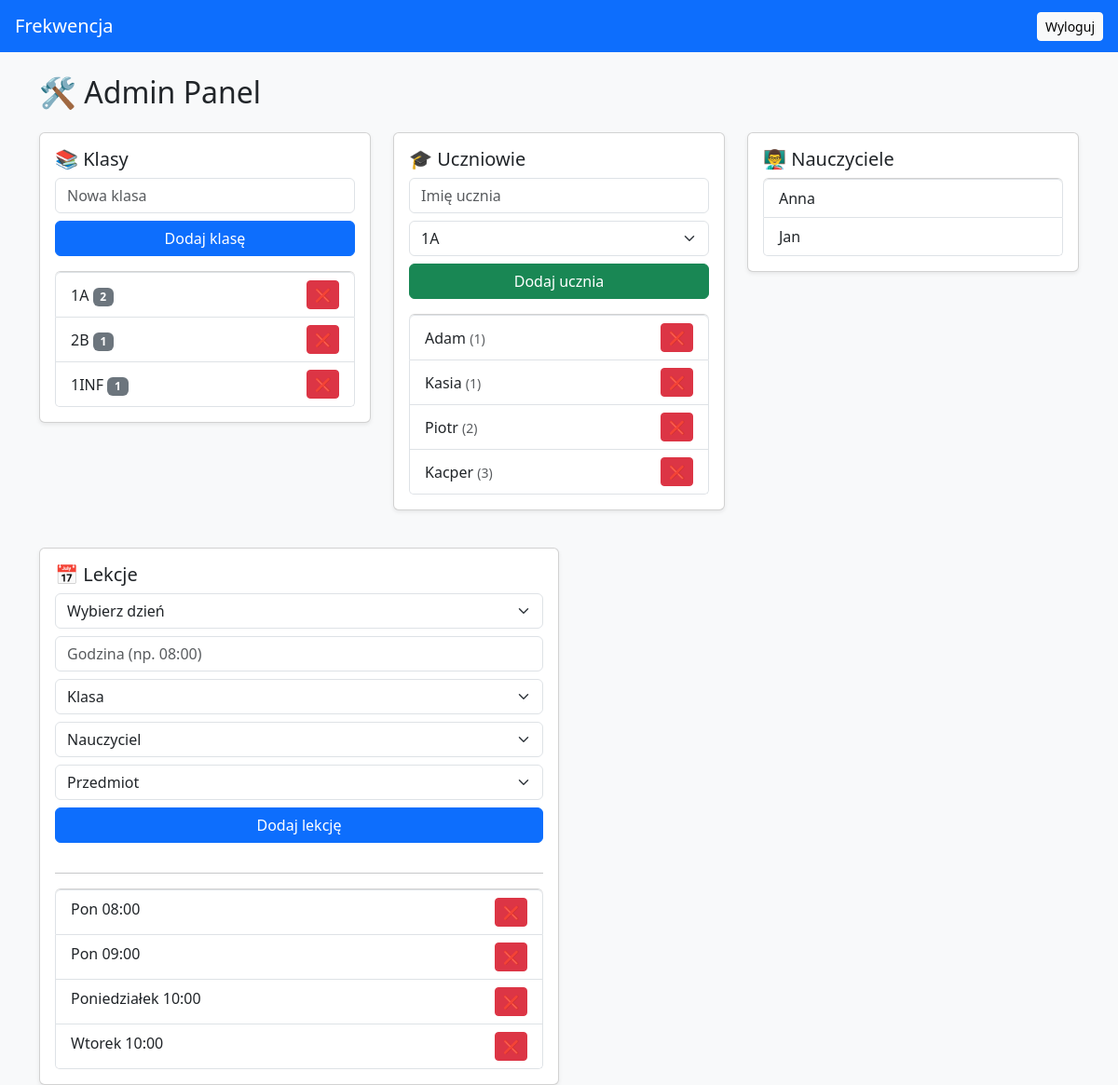
Page /admin (signed in) on the earlier database version.
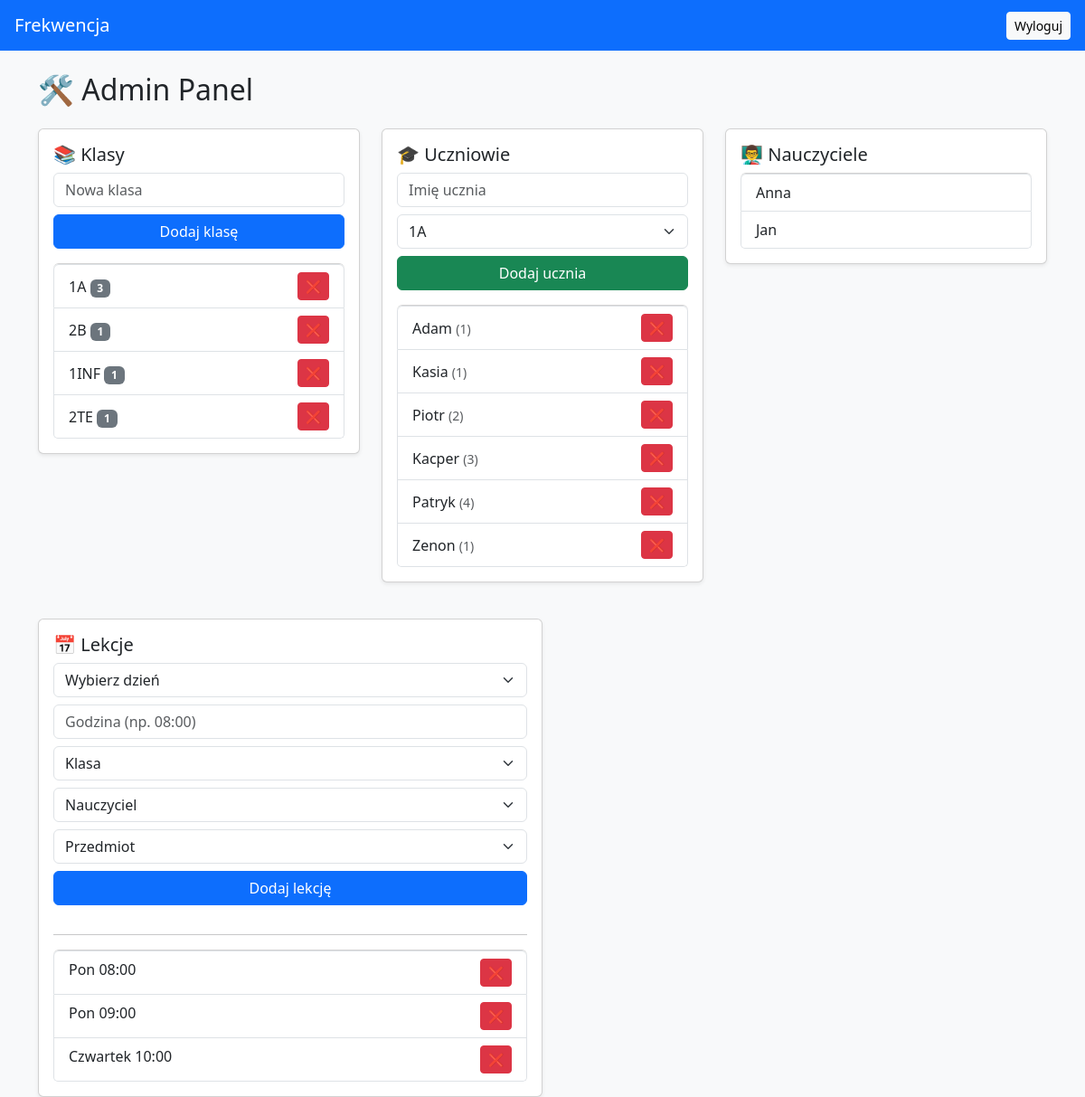
Same page on the later database version.
### models.py (models this page shows)
class SchoolClass(db.Model):
    id = db.Column(db.Integer, primary_key=True)
    name = db.Column(db.String(50))

class Student(db.Model):
    id = db.Column(db.Integer, primary_key=True)
    name = db.Column(db.String(100))
    class_id = db.Column(db.Integer, db.ForeignKey("school_class.id"))

class Teacher(db.Model):
    id = db.Column(db.Integer, primary_key=True)
    name = db.Column(db.String(100))
    class_id = db.Column(db.Integer, db.ForeignKey("school_class.id"))

class Lesson(db.Model):
    id = db.Column(db.Integer, primary_key=True)
    day = db.Column(db.String(20))
    hour = db.Column(db.String(20))
    class_id = db.Column(db.Integer, db.ForeignKey("school_class.id"))
    teacher_id = db.Column(db.Integer, db.ForeignKey("teacher.id"))
    subject_id = db.Column(db.Integer, db.ForeignKey("subject.id"))

### app.py (the view)
@app.route("/admin")
@login_required
@role_required("admin")
def admin():
    return render_template(
        "admin.html",
        classes=SchoolClass.query.all(),
        students=Student.query.all(),
        teachers=Teacher.query.all(),
        subjects=Subject.query.all(),
        lessons=Lesson.query.all()
    )

### app.py (called while the page is built)
def login_required(f):
    @wraps(f)
    def w(*a, **k):
        if "user_id" not in session:
            return redirect("/login")
        return f(*a, **k)
    return w

def role_required(role):
    def d(f):
        @wraps(f)
        def w(*a, **k):
            if session.get("role") != role:
                return redirect("/login")
            return f(*a, **k)
        return w
    return d

### templates/admin.html (shortened to what this page needs)
{% extends "base.html" %}
{% block content %}
<h2 class="mb-4">🛠 Admin Panel</h2>
<div class="row">
<div class="col-md-4 mb-3">
<div class="card shadow-sm p-3">
<h5>📚 Klasy</h5>
<form method="POST" action="/admin/add_class" class="mb-3">
    <input name="name" class="form-control mb-2" placeholder="Nowa klasa">
    <button class="btn btn-primary w-100">Dodaj klasę</button>
</form>
<ul class="list-group">
{% for c in classes %}
<li class="list-group-item d-flex justify-content-between align-items-center">
    <div>
        {{ c.name }}
        <span class="badge bg-secondary">
            {{ students | selectattr("class_id", "equalto", c.id) | list | length }}
        </span>
    </div>
    <a href="/admin/delete_class/{{ c.id }}"
       class="btn btn-danger btn-sm">
        ❌
    </a>
</li>
{% endfor %}
</ul>
</div>
</div>
<div class="col-md-4 mb-3">
<div class="card shadow-sm p-3">
<h5>🎓 Uczniowie</h5>
<form method="POST" action="/admin/add_student" class="mb-3">
    <input name="name" class="form-control mb-2" placeholder="Imię ucznia">
    <select name="class_id" class="form-select mb-2">
        {% for c in classes %}
        <option value="{{ c.id }}">{{ c.name }}</option>
        {% endfor %}
    </select>
    <button class="btn btn-success w-100">Dodaj ucznia</button>
</form>
<ul class="list-group">
{% for s in students %}
<li class="list-group-item d-flex justify-content-between align-items-center">
    <div>
        {{ s.name }}
        <small class="text-muted">({{ s.class_id }})</small>
    </div>
    <a href="/admin/delete_student/{{ s.id }}"
       class="btn btn-danger btn-sm">
        ❌
    </a>
</li>
{% endfor %}
</ul>
</div>
</div>
<div class="col-md-4 mb-3">
<div class="card shadow-sm p-3">
<h5>👨‍🏫 Nauczyciele</h5>
<ul class="list-group">
{% for t in teachers %}
<li class="list-group-item">
    {{ t.name }}
</li>
{% endfor %}
</ul>
</div>
</div>
</div>
<div class="col-md-6 mt-4">
<div class="card p-3 shadow-sm">
<h5>📅 Lekcje</h5>
<form method="POST" action="/admin/add_lesson" class="mb-3">
    <select name="day" class="form-select mb-2" required>
    <option disabled selected>Wybierz dzień</option>
</select>
    <input name="hour" class="form-control mb-2" placeholder="Godzina (np. 08:00)">
    <select name="class_id" class="form-select mb-2">
        <option disabled selected>Klasa</option>
    </select>
    <select name="teacher_id" class="form-select mb-2">
        <option disabled selected>Nauczyciel</option>
    </select>
    <select name="subject_id" class="form-select mb-2">
        <option disabled selected>Przedmiot</option>
    </select>
    <button class="btn btn-primary w-100">Dodaj lekcję</button>
</form>
<hr>
<ul class="list-group">
{% for l in lessons %}
<li class="list-group-item d-flex justify-content-between">
    {{ l.day }} {{ l.hour }}
    <a href="/admin/delete_lesson/{{ l.id }}"
       class="btn btn-danger btn-sm">
        ❌
    </a>
</li>
{% endfor %}
</ul>
</div>
</div>
{% endblock %}

### templates/base.html (shortened to what this page needs)
<!DOCTYPE html>
<html>
<head>
    <link href="https://cdn.jsdelivr.net/npm/bootstrap@5.3.3/dist/css/bootstrap.min.css" rel="stylesheet">
</head>
<body class="bg-light">
<nav class="navbar navbar-dark bg-primary px-3">
    <a class="navbar-brand" href="/">Frekwencja</a>
    <a class="btn btn-light btn-sm" href="/logout">Wyloguj</a>
</nav>
<div class="container mt-4">
    {% block content %}{% endblock %}
</div>
</body>
</html>

Differences in the rows shown:
removed Lesson: day "Wtorek", hour "10:00"
computed for SchoolClass (number 1 of 4 on the later page): id "2" → "3"
added SchoolClass: name "2TE", id "1"
added Student: name "Patryk", class_id "4"
added Student: name "Zenon", class_id "1"
changed Lesson: day "Poniedziałek" → "Czwartek"
